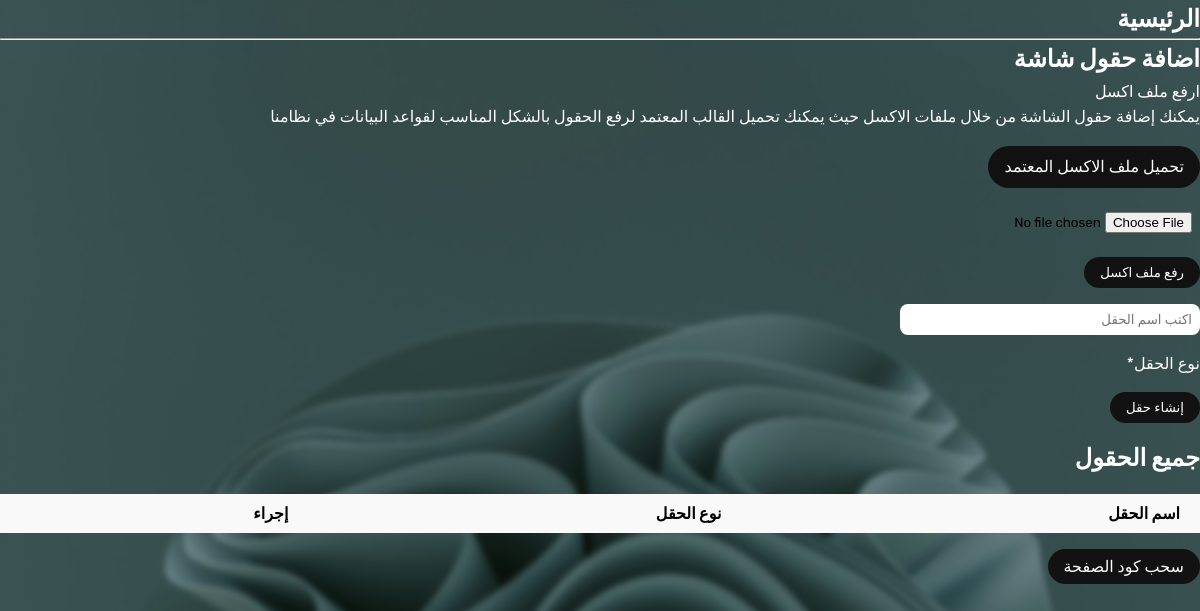
Before: /v3/page/3/ with the older database file.
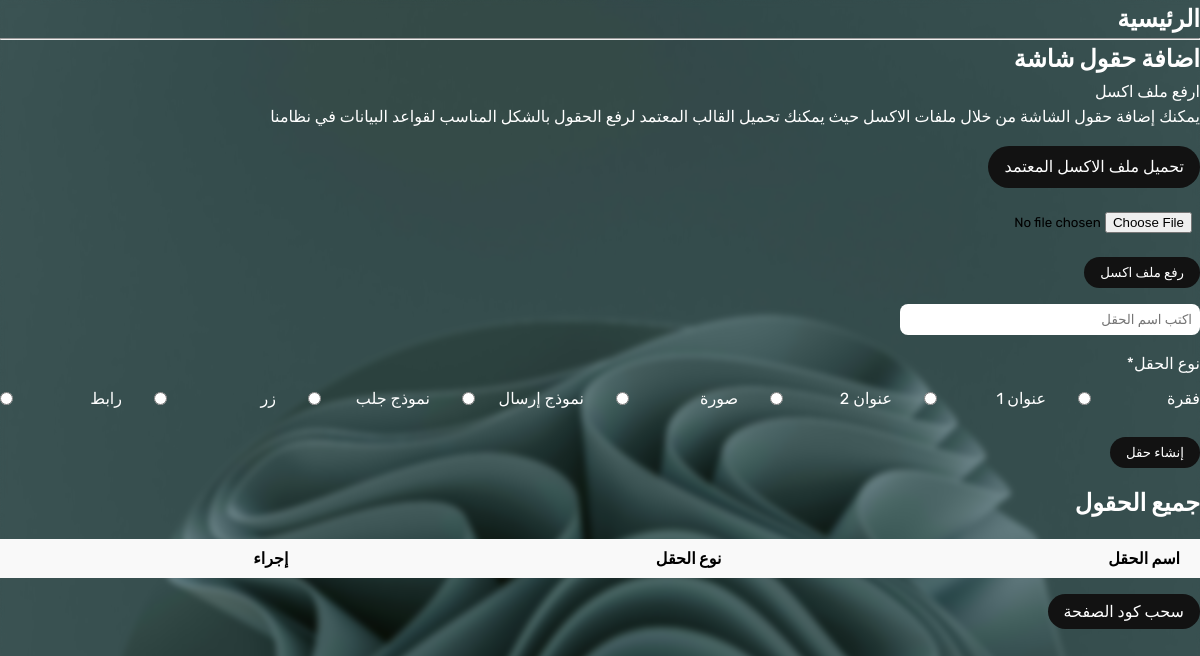
After: the same page with the newer database file.
### v3/models.py (models this page shows)
class ScreenFieldType(models.Model):
    name = models.CharField(max_length=200, unique=True)
    display_name = models.CharField(max_length=200)
    cmd = models.TextField()
    def __str__(self):
        return self.name
    class Meta:
        db_table = ''
        managed = True
        verbose_name = 'ScreenFieldType'
        verbose_name_plural = 'ScreenFieldTypes'

### v3/views.py (the view, shortened to what this page needs)
# urls.py: path("page/<int:id>/", page_details, name='page-details'),
def page_details(request, id):
    page = get_object_or_404(Page, id=id)
    sf_types = ScreenFieldType.objects.all()
    context = {
        'page': page,
        'sf_types': sf_types,
    }
    return render(request, 'v3/page-details.html', context)

### v3/models.py (called while the page is built)
    def __str__(self):
        return self.name

    def __str__(self):
        return self.name

### v3/templates/v3/page-details.html (shortened to what this page needs)
{% extends 'base.html' %} {% load static %}  {% block stylesheets %}
<link rel="stylesheet" href="{% static 'css/old-main.css' %}" />
{% endblock stylesheets %} {% block content %}
<section>
  <div class="container">
    <div class="section__heading">
      <h1>{{page}}</h1>
      <hr />
      <h1>اضافة حقول شاشة</h1>
      <form
        method="post"
        enctype="multipart/form-data"
        action="{% url 'v3:upload-from-excel' page.id %}"
      >
        <label for="file-input">ارفع ملف اكسل</label>
        <p>
          يمكنك إضافة حقول الشاشة من خلال ملفات الاكسل حيث يمكنك تحميل القالب
          المعتمد لرفع الحقول بالشكل المناسب لقواعد البيانات في نظامنا
        </p>
        <a href="{% url 'v3:download-template' %}" class="btn btn-solid-dark"
          >تحميل ملف الاكسل المعتمد</a
        >
        <input
          type="file"
          name="file-input"
          id="file-input"
          accept=".xlsx"
          required
        />
        <button type="submit" class="btn btn-solid-dark">رفع ملف اكسل</button>
      </form>
      <form action="" method="post">
        <div class="field">
          <input
            type="text"
            placeholder="اكتب اسم الحقل"
            required
            name="field-name-input"
          />
        </div>
        <div class="field">
          <p>نوع الحقل*</p>
          <div class="field_types__wrapper">
            {% for type in sf_types %}
            <div class="field_type">
              <label>{{type.display_name}}</label>
              <input
                type="radio"
                name="sf_type-input"
                value="{{type.name}}"
                id=""
                required
              />
            </div>
            {% endfor %}
          </div>
        </div>
        <button class="btn btn-solid-dark" type="submit">إنشاء حقل</button>
      </form>
    </div>
  </div>
</section>
<section>
  <div class="container">
    <div class="section__heading">
      <h1>جميع الحقول</h1>
    </div>
    <div class="section__content">
      <table>
        <thead>
          <tr>
            <th>اسم الحقل</th>
            <th>نوع الحقل</th>
            <th>إجراء</th>
          </tr>
        </thead>
      </table>
    </div>
  </div>
</section>
<section>
  <div class="container">
    <a href="{% url 'v3:export-code' page.id %}" class="btn btn-solid-dark"
      >سحب كود الصفحة</a
    >
  </div>
</section>
<br>
{% endblock content %}

Changed rows visible on the page:
added ScreenFieldType: display_name "فقرة"
added ScreenFieldType: display_name "عنوان 1"
added ScreenFieldType: display_name "عنوان 2"
added ScreenFieldType: display_name "صورة"
added ScreenFieldType: display_name "نموذج إرسال"
added ScreenFieldType: display_name "نموذج جلب"
added ScreenFieldType: display_name "زر"
added ScreenFieldType: display_name "رابط"
